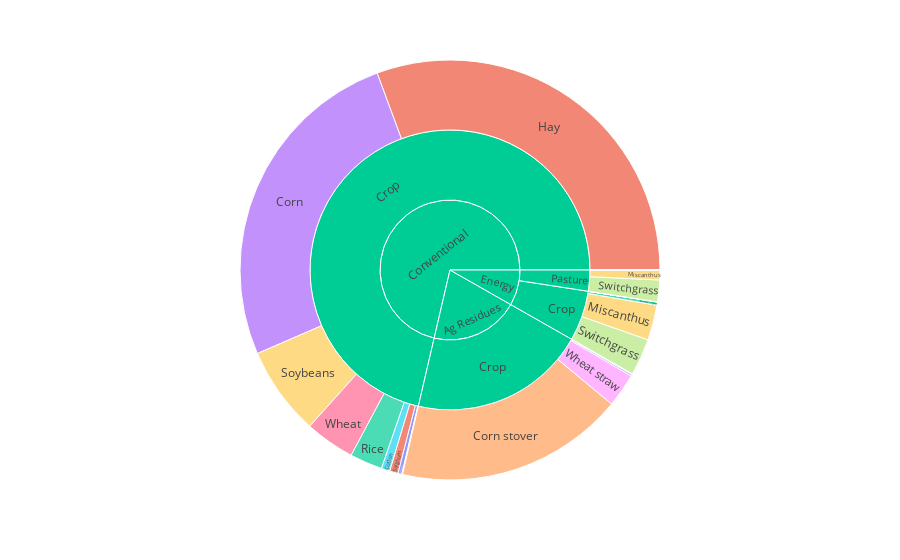

This figure's notebook cell:
### Code cell
fig = px.sunburst(d1, path=['Crop Type', 'Land Source', 'Feedstock'], 
                  values='Production', color='Feedstock',
                  color_continuous_scale='RdBu',
                 color_continuous_midpoint=np.average(d1['Production'], weights=d1['Production']))
fig.show()

### Figure 1 — Plotly figure (JSON) as saved in the notebook; plotly's stock layout.template omitted (floating-point values rounded to 4 significant figures)
{"data": [{"branchvalues": "total", "customdata": [["Barley"], ["Barley straw"], ["Biomass sorghum"], ["Corn"], ["Corn stover"], ["Cotton"], ["Energy cane"], ["Energy cane"], ["Oats straw"], ["Oats"], ["Miscanthus"], ["Eucalyptus"], ["Hay"], ["Eucalyptus"], ["Miscanthus"], ["Rice"], ["Poplar"], ["Poplar"], ["Pine"], ["Pine"], ["Willow"], ["Wheat"], ["Switchgrass"], ["Wheat straw"], ["Soybeans"], ["Sorghum stubble"], ["Sorghum"], ["Switchgrass"], ["(?)"], ["Willow"], ["(?)"], ["(?)"], ["(?)"], ["(?)"], ["(?)"], ["(?)"]], "domain": {"x": [0, 1], "y": [0, 1]}, "hovertemplate": "labels=%{label}<br>Production=%{value}<br>parent=%{parent}<br>id=%{id}<br>Feedstock=%{customdata[0]}<extra></extra>", "ids": ["Conventional/Crop/Barley", "Ag Residues/Crop/Barley straw", "Energy/Crop/Biomass sorghum", "Conventional/Crop/Corn", "Ag Residues/Crop/Corn stover", "Conventional/Crop/Cotton", "Energy/Crop/Energy cane", "Energy/Pasture/Energy cane", "Ag Residues/Crop/Oats straw", "Conventional/Crop/Oats", "Energy/Pasture/Miscanthus", "Energy/Crop/Eucalyptus", "Conventional/Crop/Hay", "Energy/Pasture/Eucalyptus", "Energy/Crop/Miscanthus", "Conventional/Crop/Rice", "Energy/Pasture/Poplar", "Energy/Crop/Poplar", "Energy/Pasture/Pine", "Energy/Crop/Pine", "Energy/Crop/Willow", "Conventional/Crop/Wheat", "Energy/Pasture/Switchgrass", "Ag Residues/Crop/Wheat straw", "Conventional/Crop/Soybeans", "Ag Residues/Crop/Sorghum stubble", "Conventional/Crop/Sorghum", "Energy/Crop/Switchgrass", "Conventional", "Energy/Pasture/Willow", "Ag Residues/Crop", "Conventional/Crop", "Energy/Crop", "Energy/Pasture", "Ag Residues", "Energy"], "labels": ["Barley", "Barley straw", "Biomass sorghum", "Corn", "Corn stover", "Cotton", "Energy cane", "Energy cane", "Oats straw", "Oats", "Miscanthus", "Eucalyptus", "Hay", "Eucalyptus", "Miscanthus", "Rice", "Poplar", "Poplar", "Pine", "Pine", "Willow", "Wheat", "Switchgrass", "Wheat straw", "Soybeans", "Sorghum stubble", "Sorghum", "Switchgrass", "Conventional", "Willow", "Crop", "Crop", "Crop", "Pasture", "Ag Residues", "Energy"], "marker": {"colors": ["#636efa", "#EF553B", "#00cc96", "#ab63fa", "#FFA15A", "#19d3f3", "#FF6692", "#FF6692", "#B6E880", "#FF97FF", "#FECB52", "#636efa", "#EF553B", "#636efa", "#FECB52", "#00cc96", "#ab63fa", "#ab63fa", "#FFA15A", "#FFA15A", "#19d3f3", "#FF6692", "#B6E880", "#FF97FF", "#FECB52", "#636efa", "#EF553B", "#B6E880", "#00cc96", "#19d3f3", "#00cc96", "#00cc96", "#00cc96", "#00cc96", "#00cc96", "#00cc96"]}, "name": "", "parents": ["Conventional/Crop", "Ag Residues/Crop", "Energy/Crop", "Conventional/Crop", "Ag Residues/Crop", "Conventional/Crop", "Energy/Crop", "Energy/Pasture", "Ag Residues/Crop", "Conventional/Crop", "Energy/Pasture", "Energy/Crop", "Conventional/Crop", "Energy/Pasture", "Energy/Crop", "Conventional/Crop", "Energy/Pasture", "Energy/Crop", "Energy/Pasture", "Energy/Crop", "Energy/Crop", "Conventional/Crop", "Energy/Pasture", "Ag Residues/Crop", "Conventional/Crop", "Ag Residues/Crop", "Conventional/Crop", "Energy/Crop", "", "Energy/Pasture", "Ag Residues", "Conventional", "Energy", "Energy", "", ""], "type": "sunburst", "values": [10770000.0, 2660000.0, 9416000.0, 959300000.0, 653200000.0, 24390000.0, 225800.0, 504300.0, 37680.0, 2176000.0, 27630000.0, 0, 1136000000.0, 0, 100700000.0, 92880000.0, 0, 0, 0, 0, 0, 142600000.0, 61860000.0, 96230000.0, 253800000.0, 4346000.0, 24220000.0, 105000000.0, 2646000000.0, 0, 756400000.0, 2646000000.0, 215300000.0, 90000000.0, 756400000.0, 305300000.0]}], "layout": {"autosize": true, "legend": {"tracegroupgap": 0}, "margin": {"t": 60}}}
